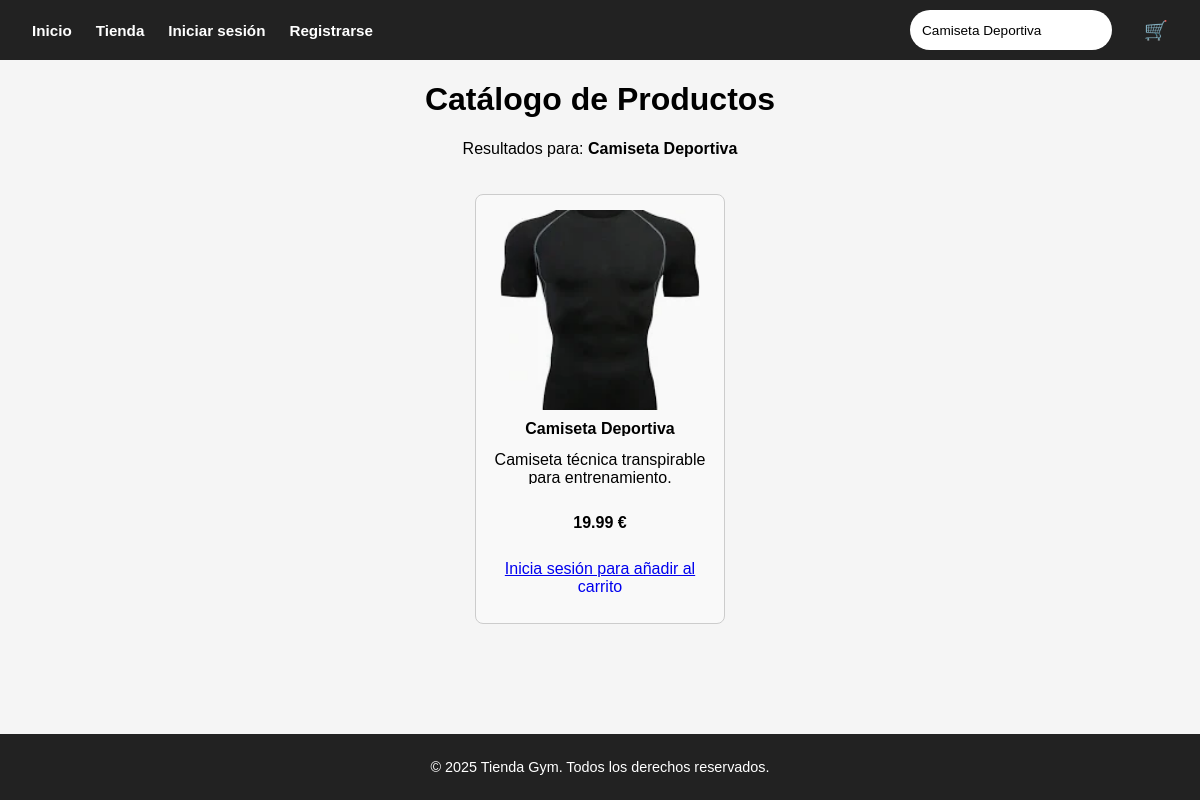
Page /controllers/tienda.php?busqueda=Camiseta Deportiva on the committed database.
### tables this page shows
CREATE TABLE productos (
    id INT AUTO_INCREMENT PRIMARY KEY,
    nombre VARCHAR(100) NOT NULL,
    descripcion TEXT,
    precio DECIMAL(10, 2) NOT NULL,
    stock INT NOT NULL,
    imagen VARCHAR(255) 
);

### controllers/tienda.php (the view, shortened to what this page needs)
<?php
include("../includes/conexion.php");
$busqueda = isset($_GET['busqueda']) ? trim($_GET['busqueda']) : '';
if ($busqueda !== '') {
    $sql = "SELECT id, nombre, descripcion, precio, imagen
            FROM productos
            WHERE nombre LIKE :busqueda OR descripcion LIKE :busqueda";
    $stmt = $conn->prepare($sql);
    $stmt->execute([':busqueda' => "%$busqueda%"]);
} else {
    $sql = "SELECT id, nombre, descripcion, precio, imagen FROM productos";
    $stmt = $conn->prepare($sql);
    $stmt->execute();
}
$productos = $stmt->fetchAll(PDO::FETCH_ASSOC);
?>
<!DOCTYPE html>
<html lang="es">
<head>
  <link rel="stylesheet" href="/Tienda_Virtual/css/estilo_tienda.css">
</head>
<body>
<nav>
  <div class="nav-left">
    <a href="/Tienda_Virtual/index.php">Inicio</a>
    <a href="/Tienda_Virtual/controllers/tienda.php">Tienda</a>
    <?php if (isset($_SESSION['usuario_nombre'])): ?>
      <a href="/Tienda_Virtual/logout.php">Cerrar sesión (<?=htmlspecialchars($_SESSION['usuario_nombre'])?>)</a>
    <?php else: ?>
      <a href="/Tienda_Virtual/login.html">Iniciar sesión</a>
      <a href="/Tienda_Virtual/controllers/register.php">Registrarse</a>
    <?php endif; ?>
  </div>
  <div class="nav-right">
    <form id="buscar-form" method="get" action="tienda.php">
      <input type="text" name="busqueda" id="buscar" placeholder="Buscar..." value="<?= htmlspecialchars($busqueda) ?>">
    </form>
    <a class="carrito-icono" href="/Tienda_Virtual/controllers/carrito.php" title="Ver carrito">
      🛒
    </a>
  </div>
</nav>
<main>
  <header>
    <h1>Catálogo de Productos</h1>
    <?php if ($busqueda !== ''): ?>
      <p style="text-align:center;">Resultados para: <strong><?= htmlspecialchars($busqueda) ?></strong></p>
    <?php endif; ?>
  </header>
  <section class="productos">
    <?php if (count($productos) === 0): ?>
      <p style="text-align:center;">No se encontraron productos.</p>
    <?php else: ?>
      <div class="grid-productos">
        <?php foreach ($productos as $producto): ?>
          <article class="producto">
            <img src="/Tienda_Virtual/img/productos/<?=htmlspecialchars($producto['imagen'])?>" alt="<?=htmlspecialchars($producto['nombre'])?>" />
            <h3><?=htmlspecialchars($producto['nombre'])?></h3>
            <p><?=htmlspecialchars($producto['descripcion'])?></p>
            <p><strong><?=number_format($producto['precio'], 2)?> €</strong></p>
            <?php if (isset($_SESSION['usuario_id'])): ?>
              <form action="/Tienda_Virtual/controllers/agregar_carrito.php" method="post">
                <input type="hidden" name="producto_id" value="<?= $producto['id'] ?>">
                <button type="submit">Añadir al carrito</button>
              </form>
            <?php else: ?>
              <p><a href="/Tienda_Virtual/login.html">Inicia sesión para añadir al carrito</a></p>
            <?php endif; ?>
          </article>
        <?php endforeach; ?>
      </div>
    <?php endif; ?>
  </section>
</main>
<footer>
  &copy; <?=date('Y')?> Tienda Gym. Todos los derechos reservados.
</footer>
</body>
</html>

### CSS/estilo_tienda.css (style rules this page uses)
html, body { height: 100%; margin: 0; font-family: Arial, sans-serif; background-color: #f5f5f5; display: flex; flex-direction: column; }
body > main { flex: 1; }
nav { background-color: #222; padding: 10px 20px; display: flex; justify-content: space-between; align-items: center; flex-wrap: wrap; }
nav a { color: white; text-decoration: none; margin: 0 12px; font-weight: bold; font-size: 0.95rem; }
.nav-left, .nav-right { display: flex; align-items: center; }
#buscar-form { position: relative; margin-right: 20px; }
#buscar { width: 160px; height: 30px; padding: 5px 30px 5px 12px; border: none; border-radius: 20px; background-color: white; color: black; font-size: 0.85rem; outline: none; box-shadow: none; transition: background-color 0.3s ease; }
#buscar::placeholder { color: #666; }
.carrito-icono { position: relative; font-size: 1.2rem; color: white; cursor: pointer; }
header { text-align: center; margin-top: 20px; }
.grid-productos { display: flex; flex-wrap: wrap; gap: 20px; justify-content: center; padding: 20px; }
.producto { border: 1px solid #ccc; padding: 15px; width: 250px; text-align: center; border-radius: 8px; background-color: #f9f9f9; display: flex; flex-direction: column; align-items: center; height: 430px; box-sizing: border-box; justify-content: space-between; overflow: hidden; }
.producto img { width: 200px; height: 200px; object-fit: cover; border-radius: 5px; margin-bottom: 10px; }
.producto h3 { font-size: 1rem; margin: 0; max-height: 50px; overflow: hidden; text-overflow: ellipsis; white-space: nowrap; }
.producto p { font-size: 1.0rem; margin: 15px 0; max-height: 60px; overflow: hidden; text-overflow: ellipsis; }
footer { background-color: #222; color: white; text-align: center; padding: 25px 10px; font-size: 0.9rem; margin-top: 60px; }

### rows in the picture
productos: imagen (picture), nombre "Camiseta Deportiva", descripcion "Camiseta técnica transpirable para entrenamiento.", precio "19.99"

### other values in the picture
$busqueda "Camiseta Deportiva"
